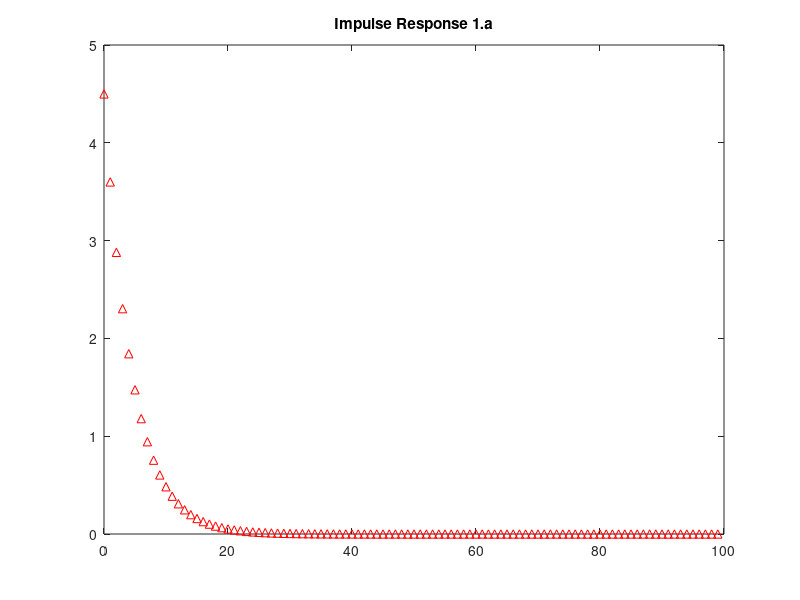
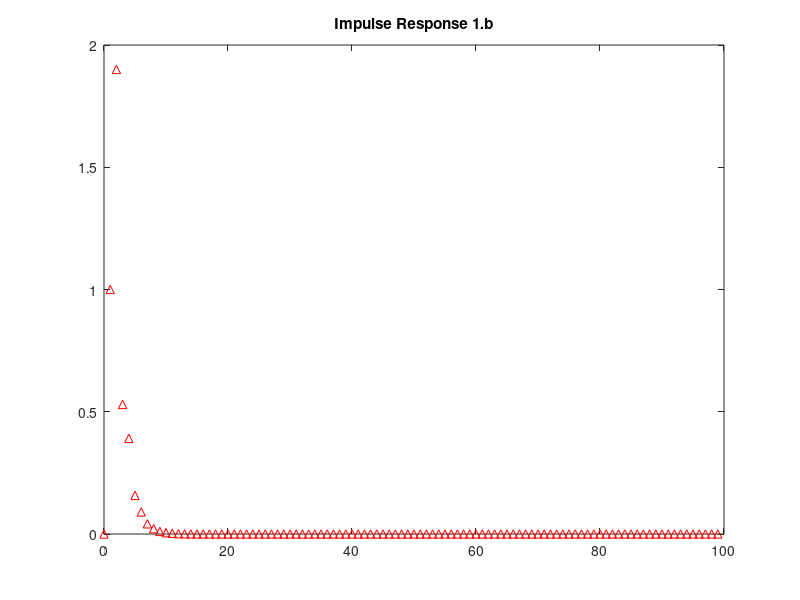
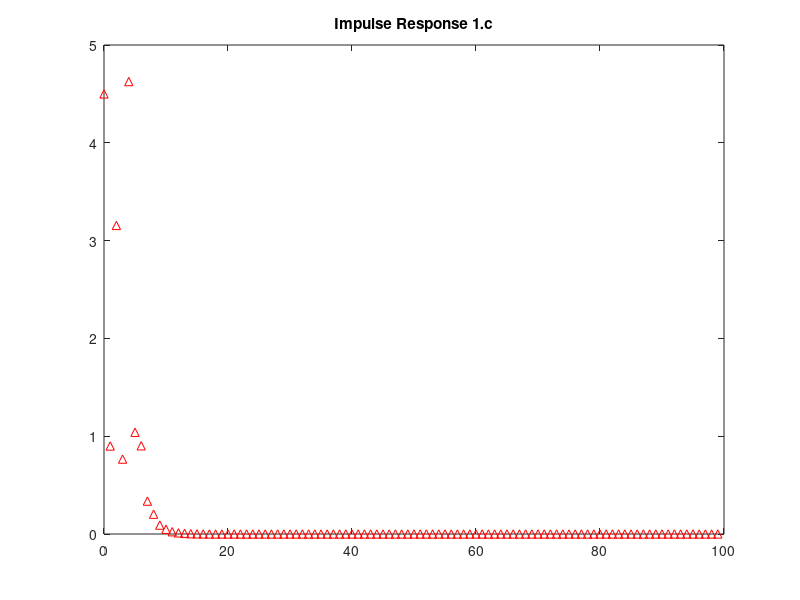
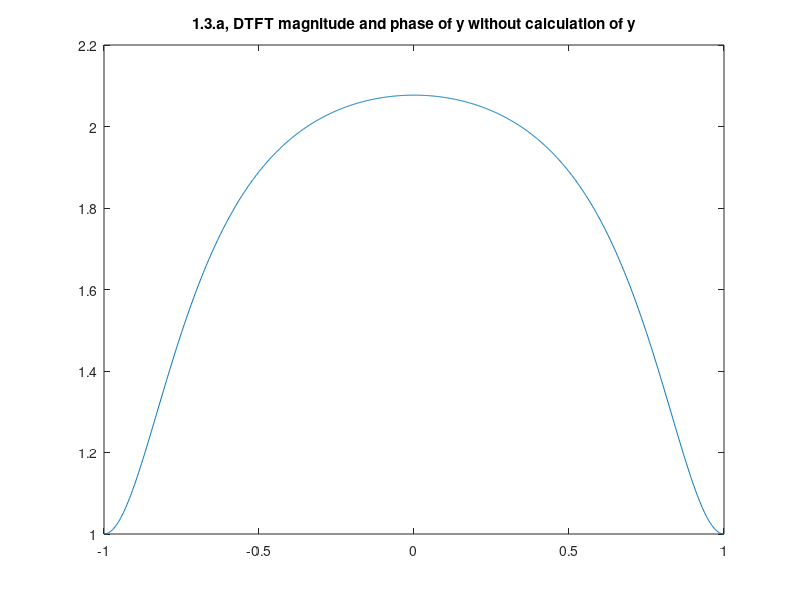

Source code (MATLAB) for these figures, in order: (Note: this script raises an error after producing the figures.)
close all
clear
clc
%% 1.a
b=[4.5];
a=[1 -0.8];
figure(1)
impz(b,a,100)
title('Impulse Response 1.a')

%% 1.b
clear
b=[0 1 1.7];
a=[1 -0.2 -0.15];
figure(2)
impz(b,a,100)
title('Impulse Response 1.b')

%% 1.c
b=[4.5 0 2.3 0 4];
figure(3)
impz(b,a,100)
title('Impulse Response 1.c')
%% 1.3.a
clear
figure(4)
w=linspace(-pi,pi,1024);
h=freqz([0 1 1.7],[1 0.3],w);
plot(w/pi,abs(h))
title('1.3.a, DTFT magnitude and phase of y without calculation of y')
%% 1.3.b
clear
% define parameters
b=[0 1 1.7];
a=[1 -0.2 -0.15];
h=impz(b,a,100);
x=impz([1],[1 -0.5]);
% % calculate convolution
y = conv(h, x);
figure(5)
plot(y)
title('1.3.b, y by convolution')
% DTFT of y
figure(6)
w=linspace(-pi,pi,1024);
c=freqz(y,1,w);
plot(w/pi,abs(c))
title('1.3.b, DTFT of y')
%% 1.3.c
figure(7)

freqz(y,1,w)
title('1.3.c, Frequency Response of y(n)')
% iztrans
syms z
yz=(z+1.7)/(z*(z+0.3));
y=iztrans(yz)
%% 1.3.d
figure(9)
h = tf([0 1 1.7],[1 -0.2 -0.15],0.1,'variable','z^-1')
pzmap(h)
title('1.3.d, Poles and Zeros of H(z)')